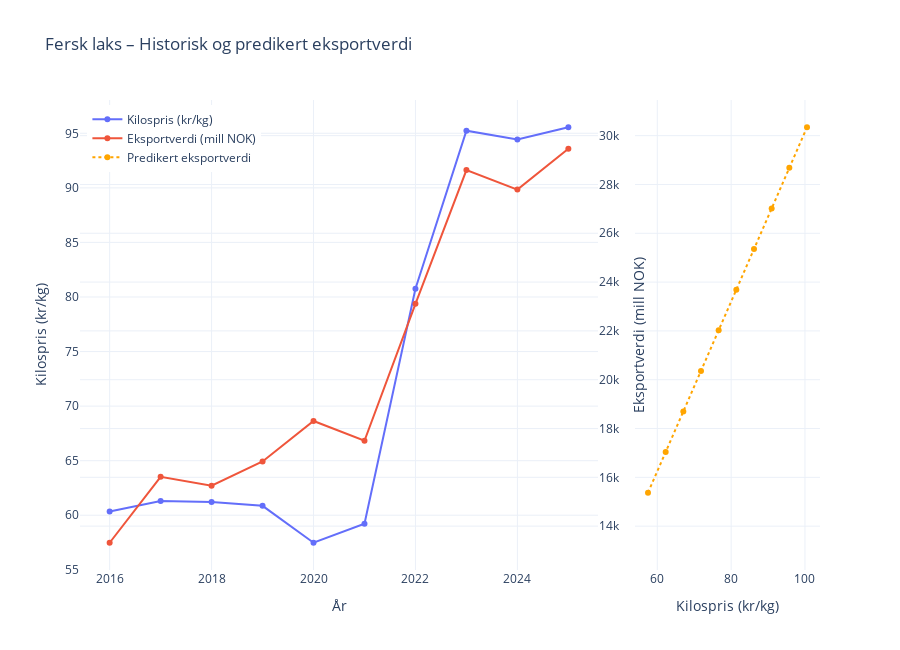

Source (notebook cell):
### Code cell
import requests
import pandas as pd
from itertools import product
import plotly.graph_objects as go
from sklearn.linear_model import LinearRegression
import numpy as np

# --- 1. Les eksportverdi fra CSV ---
csv_data = pd.read_csv("eksportverdi-laks-hittil-i-år-siste-10-år.csv")
csv_data.columns = ["År", "Eksportverdi (mrd NOK)"]
csv_data["År"] = csv_data["År"].astype(int)
csv_data["Eksportverdi (mill NOK)"] = csv_data["Eksportverdi (mrd NOK)"] * 1000

# --- 2. Hent fersk laks-data fra SSB API ---
api_url = "https://data.ssb.no/api/v0/no/table/03024/"
query = {"query": [], "response": {"format": "json-stat2"}}
response = requests.post(api_url, json=query)

if response.status_code != 200:
    raise Exception(f"SSB API-feil: {response.status_code}")

data = response.json()
dimension_names = list(data["dimension"].keys())
values = data["value"]
dimensions = [list(data["dimension"][dim]["category"]["label"].values()) for dim in dimension_names]
all_combinations = list(product(*dimensions))

df = pd.DataFrame(all_combinations, columns=dimension_names)
df["Value"] = values

df_pivot = df.pivot_table(
    index="Tid",
    columns=["VareGrupper2", "ContentsCode"],
    values="Value",
    aggfunc="sum"
).reset_index()

df_pivot.columns = ["Tid", "Fersk laks - Kilospris", "Fersk laks - Vekt (tonn)",
                    "Frosset laks - Kilospris", "Frosset laks - Vekt (tonn)"]

df_pivot["År"] = df_pivot["Tid"].str[:4].astype(int)
df_agg = df_pivot.groupby("År", as_index=False).mean(numeric_only=True)
df_agg = df_agg[df_agg["År"] >= 2015]

# --- 3. Flett sammen eksportverdi og laksedata ---
merged = pd.merge(df_agg, csv_data[["År", "Eksportverdi (mill NOK)"]], on="År", how="left")
filtered = merged.dropna(subset=["Eksportverdi (mill NOK)", "Fersk laks - Kilospris"])

# --- 4. Regresjonsmodell: Kilospris → Eksportverdi ---
X = filtered[["Fersk laks - Kilospris"]]
y = filtered["Eksportverdi (mill NOK)"]
model = LinearRegression()
model.fit(X, y)

# Lag framtidige kilospriser (projiserte verdier) fra 2026 til 2035
# For enkelhet bruker vi gjennomsnittlig pris + små endringer
framtid_kilospris = np.linspace(X["Fersk laks - Kilospris"].min(), X["Fersk laks - Kilospris"].max() + 5, 10)
framtid = pd.DataFrame({"Fersk laks - Kilospris": framtid_kilospris})
framtid["Predikert eksportverdi"] = model.predict(framtid)




# --- Kombinert interaktiv graf ---
fig = go.Figure()

# Kilospris over tid
fig.add_trace(go.Scatter(
    x=filtered["År"],
    y=filtered["Fersk laks - Kilospris"],
    name="Kilospris (kr/kg)",
    yaxis="y1",
    mode="lines+markers"
))

# Eksportverdi over tid
fig.add_trace(go.Scatter(
    x=filtered["År"],
    y=filtered["Eksportverdi (mill NOK)"],
    name="Eksportverdi (mill NOK)",
    yaxis="y2",
    mode="lines+markers"
))

# Predikert eksportverdi basert på kilospris
fig.add_trace(go.Scatter(
    x=framtid["Fersk laks - Kilospris"],
    y=framtid["Predikert eksportverdi"],
    name="Predikert eksportverdi",
    xaxis="x2",  # Bruk sekundær x-akse
    yaxis="y2",
    mode="lines+markers",
    line=dict(dash="dot", color="orange")
))

# Layout med to x-akser og to y-akser
fig.update_layout(
    title="Fersk laks – Historisk og predikert eksportverdi",
    xaxis=dict(
        title="År",
        domain=[0, 0.7]
    ),
    xaxis2=dict(
        title="Kilospris (kr/kg)",
        domain=[0.75, 1],
        anchor="y2"
    ),
    yaxis=dict(
        title="Kilospris (kr/kg)",
        side="left"
    ),
    yaxis2=dict(
        title="Eksportverdi (mill NOK)",
        side="right",
        overlaying="y"
    ),
    legend=dict(x=0.01, y=0.99),
    template="plotly_white",
    height=650
)

fig.show()

### Figure 1 — Plotly figure (JSON) as saved in the notebook; plotly's stock layout.template omitted (floating-point values rounded to 4 significant figures)
{"data": [{"mode": "lines+markers", "name": "Kilospris (kr/kg)", "type": "scatter", "x": [2016, 2017, 2018, 2019, 2020, 2021, 2022, 2023, 2024, 2025], "y": [60.34, 61.3, 61.22, 60.86, 57.48, 59.23, 80.76, 95.23, 94.44, 95.55], "yaxis": "y"}, {"mode": "lines+markers", "name": "Eksportverdi (mill NOK)", "type": "scatter", "x": [2016, 2017, 2018, 2019, 2020, 2021, 2022, 2023, 2024, 2025], "y": [13320.0, 16020.0, 15660.0, 16650.0, 18310.0, 17500.0, 23110.0, 28590.0, 27790.0, 29460.0], "yaxis": "y2"}, {"line": {"color": "orange", "dash": "dot"}, "mode": "lines+markers", "name": "Predikert eksportverdi", "type": "scatter", "x": [57.48, 62.27, 67.05, 71.84, 76.62, 81.41, 86.2, 90.98, 95.77, 100.6], "xaxis": "x2", "y": [15370.0, 17030.0, 18700.0, 20360.0, 22030.0, 23690.0, 25350.0, 27020.0, 28680.0, 30340.0], "yaxis": "y2"}], "layout": {"height": 650, "legend": {"x": 0.01, "y": 0.99}, "title": {"text": "Fersk laks – Historisk og predikert eksportverdi"}, "xaxis": {"domain": [0, 0.7], "title": {"text": "År"}}, "xaxis2": {"anchor": "y2", "domain": [0.75, 1], "title": {"text": "Kilospris (kr/kg)"}}, "yaxis": {"side": "left", "title": {"text": "Kilospris (kr/kg)"}}, "yaxis2": {"overlaying": "y", "side": "right", "title": {"text": "Eksportverdi (mill NOK)"}}}}
